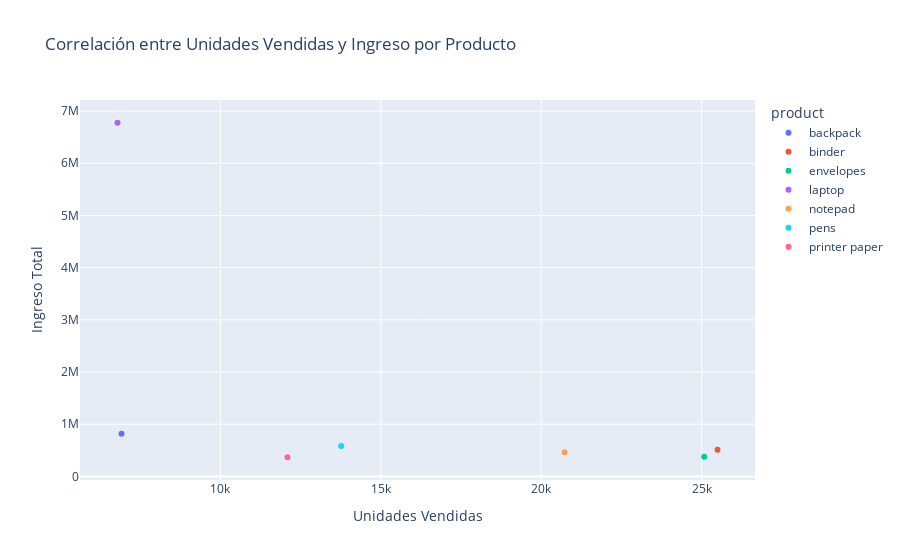

Notebook source saved alongside this figure:
### Code cell
# Diagrama de correlación entre unidades de producto vendida vs ingreso generado por ese producto
# Con plotly que si se hace hover se pueda ver el producto
import plotly.express as px
fig = px.scatter(piv, x='total_quantity', y='total_revenue', color='product',
                 title='Correlación entre Unidades Vendidas y Ingreso por Producto',
                 labels={'total_quantity': 'Unidades Vendidas', 'total_revenue': 'Ingreso Total'},
                 hover_data=['product'])
fig.show()

### Figure 1 — Plotly figure (JSON) as saved in the notebook; plotly's stock layout.template omitted (floating-point values rounded to 4 significant figures)
{"data": [{"customdata": [["backpack"]], "hovertemplate": "product=%{customdata[0]}<br>Unidades Vendidas=%{x}<br>Ingreso Total=%{y}<extra></extra>", "legendgroup": "backpack", "marker": {"color": "#636efa", "symbol": "circle"}, "mode": "markers", "name": "backpack", "orientation": "v", "showlegend": true, "type": "scatter", "x": [6918], "xaxis": "x", "y": [817400.0], "yaxis": "y"}, {"customdata": [["binder"]], "hovertemplate": "product=%{customdata[0]}<br>Unidades Vendidas=%{x}<br>Ingreso Total=%{y}<extra></extra>", "legendgroup": "binder", "marker": {"color": "#EF553B", "symbol": "circle"}, "mode": "markers", "name": "binder", "orientation": "v", "showlegend": true, "type": "scatter", "x": [25493], "xaxis": "x", "y": [511600.0], "yaxis": "y"}, {"customdata": [["envelopes"]], "hovertemplate": "product=%{customdata[0]}<br>Unidades Vendidas=%{x}<br>Ingreso Total=%{y}<extra></extra>", "legendgroup": "envelopes", "marker": {"color": "#00cc96", "symbol": "circle"}, "mode": "markers", "name": "envelopes", "orientation": "v", "showlegend": true, "type": "scatter", "x": [25078], "xaxis": "x", "y": [376700.0], "yaxis": "y"}, {"customdata": [["laptop"]], "hovertemplate": "product=%{customdata[0]}<br>Unidades Vendidas=%{x}<br>Ingreso Total=%{y}<extra></extra>", "legendgroup": "laptop", "marker": {"color": "#ab63fa", "symbol": "circle"}, "mode": "markers", "name": "laptop", "orientation": "v", "showlegend": true, "type": "scatter", "x": [6793], "xaxis": "x", "y": [6776000.0], "yaxis": "y"}, {"customdata": [["notepad"]], "hovertemplate": "product=%{customdata[0]}<br>Unidades Vendidas=%{x}<br>Ingreso Total=%{y}<extra></extra>", "legendgroup": "notepad", "marker": {"color": "#FFA15A", "symbol": "circle"}, "mode": "markers", "name": "notepad", "orientation": "v", "showlegend": true, "type": "scatter", "x": [20727], "xaxis": "x", "y": [463600.0], "yaxis": "y"}, {"customdata": [["pens"]], "hovertemplate": "product=%{customdata[0]}<br>Unidades Vendidas=%{x}<br>Ingreso Total=%{y}<extra></extra>", "legendgroup": "pens", "marker": {"color": "#19d3f3", "symbol": "circle"}, "mode": "markers", "name": "pens", "orientation": "v", "showlegend": true, "type": "scatter", "x": [13766], "xaxis": "x", "y": [581800.0], "yaxis": "y"}, {"customdata": [["printer paper"]], "hovertemplate": "product=%{customdata[0]}<br>Unidades Vendidas=%{x}<br>Ingreso Total=%{y}<extra></extra>", "legendgroup": "printer paper", "marker": {"color": "#FF6692", "symbol": "circle"}, "mode": "markers", "name": "printer paper", "orientation": "v", "showlegend": true, "type": "scatter", "x": [12092], "xaxis": "x", "y": [367500.0], "yaxis": "y"}], "layout": {"legend": {"title": {"text": "product"}, "tracegroupgap": 0}, "title": {"text": "Correlación entre Unidades Vendidas y Ingreso por Producto"}, "xaxis": {"anchor": "y", "domain": [0, 1], "title": {"text": "Unidades Vendidas"}}, "yaxis": {"anchor": "x", "domain": [0, 1], "title": {"text": "Ingreso Total"}}}}
